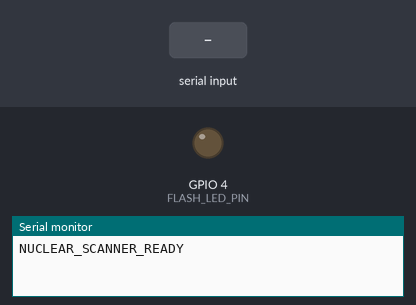
A sketch run on a simulated ESP32. Parts: output pins drawn as LEDs (lit = HIGH), the last lines printed to the serial monitor. Dashed ring = blinking. The inputs (shaded band) are chosen by the test bench.

Above: at 2.2 s.
2.3 s: "CMD:SCAN_START\n" received over Serial
At 2.44 s:
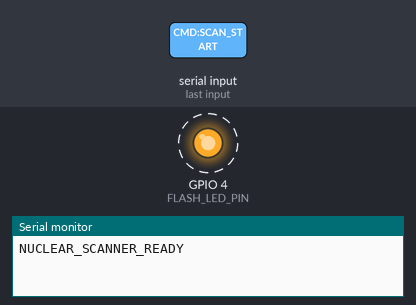
5.3 s: "CMD:SCAN_END\n" received over Serial
At 6.1 s:
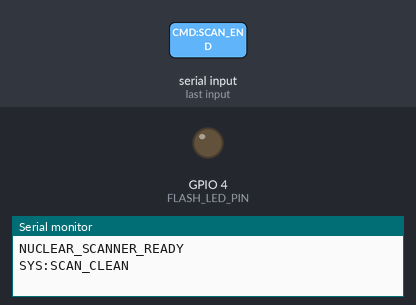
Timing chart, 0 to 8.3 s (numbered marks = the images above; inputs shaded):
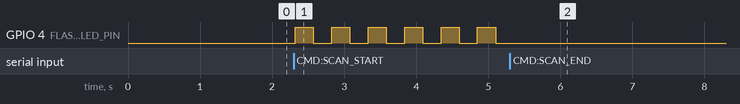

The sketch:

esp32_token.ino
```cpp
// ==========================================
// Nuclear Secret Scanner - True Hardware Engine
// Dual Core FreeRTOS Implementation
// ==========================================

#include <Arduino.h>

// Pins for ESP32-CAM
#define FLASH_LED_PIN 4
#define BOOT_BUTTON_PIN 0

// Task Handles
TaskHandle_t TaskScannerCore1;
TaskHandle_t TaskControllerCore0;

// Shared State Variables (Protected by Mutex if needed, but here simple volatile is ok for flags)
volatile bool isScanning = false;
volatile bool alarmTriggered = false;
volatile bool exportAuthorized = false;

// Simple patterns to search for (since std::regex is extremely heavy on embedded,
// we use fast substring matching for the most critical keys for demonstration).
const char* PATTERNS[] = {
  "AKIA",           // AWS Access Key
  "ghp_",           // GitHub Token
  "sk_live_",       // Stripe Secret
  "xoxb-",          // Slack Token
  "xoxp-",          // Slack Token
  "PRIVATE KEY",    // Private Key block
  "AIza",           // Google API Key
  "eyJ"             // JWT start
};
const int PATTERN_COUNT = 8;

// Function declarations
void core1_scanner_task(void * pvParameters);
void core0_controller_task(void * pvParameters);

void setup() {
  Serial.begin(115200);

  pinMode(FLASH_LED_PIN, OUTPUT);
  pinMode(BOOT_BUTTON_PIN, INPUT_PULLUP);

  digitalWrite(FLASH_LED_PIN, LOW);

  // Wait for Serial to stabilize
  delay(1000);

  // Send heartbeat token so PC knows we are the scanner
  Serial.println("NUCLEAR_SCANNER_READY");

  // Create Scanner Task on Core 1 (Application Core - doing the heavy string matching)
  xTaskCreatePinnedToCore(
    core1_scanner_task,    /* Task function. */
    "ScannerTask",         /* name of task. */
    10000,                 /* Stack size of task */
    NULL,                  /* parameter of the task */
    1,                     /* priority of the task */
    &TaskScannerCore1,     /* Task handle to keep track of created task */
    1);                    /* pin task to core 1 */

  // Create Controller Task on Core 0 (Protocol Core - handling LED strobe and buttons)
  xTaskCreatePinnedToCore(
    core0_controller_task, /* Task function. */
    "ControllerTask",      /* name of task. */
    4000,                  /* Stack size of task */
    NULL,                  /* parameter of the task */
    1,                     /* priority of the task */
    &TaskControllerCore0,  /* Task handle to keep track of created task */
    0);                    /* pin task to core 0 */
}

void loop() {
  // Empty loop. All work is done in FreeRTOS tasks.
  vTaskDelay(portMAX_DELAY);
}

// ---------------------------------------------------------
// CORE 1: The Heavy Lifter (Parsing lines from Serial)
// ---------------------------------------------------------
void core1_scanner_task(void * pvParameters) {
  String incomingLine = "";

  for(;;) {
    if (Serial.available() > 0) {
      incomingLine = Serial.readStringUntil('\n');
      incomingLine.trim();

      if (incomingLine == "CMD:SCAN_START") {
        isScanning = true;
        alarmTriggered = false;
        exportAuthorized = false;
        digitalWrite(FLASH_LED_PIN, LOW);
      }
      else if (incomingLine == "CMD:SCAN_END") {
        isScanning = false;
        if (alarmTriggered) {
          // Tell PC to export secrets immediately without waiting for a button
          Serial.println("SYS:AUTHORIZE_EXPORT_b8f9a2c");
          // Stop strobing once scan is done and exported
          alarmTriggered = false;
        } else {
          // Tell PC that the scan was clean to unlock the GUI
          Serial.println("SYS:SCAN_CLEAN");
        }
        digitalWrite(FLASH_LED_PIN, LOW);
      }
      else if (isScanning) {
        // We received a line of code from the PC! Let's analyze it.
        bool foundSecret = false;
        String detectedPattern = "";

        // Fast Substring Matching Engine
        // (In a real scenario, could implement Aho-Corasick here for O(n) speed)
        for (int i = 0; i < PATTERN_COUNT; i++) {
          if (incomingLine.indexOf(PATTERNS[i]) != -1) {
            foundSecret = true;
            detectedPattern = PATTERNS[i];
            break;
          }
        }

        if (foundSecret) {
          alarmTriggered = true; // Trigger the hardware strobe on Core 0
          // Send finding back to PC immediately
          // Format: FINDING:SEVERITY:PATTERN:LINE
          Serial.print("FINDING:CRITICAL:");
          Serial.print(detectedPattern);
          Serial.print(":");
          Serial.println(incomingLine);
        }
      }
    }

    // Yield to let the watchdogs breathe
    vTaskDelay(pdMS_TO_TICKS(1));
  }
}


// ---------------------------------------------------------
// CORE 0: The Hardware Controller (LEDs, Buttons, State)
// ---------------------------------------------------------
void core0_controller_task(void * pvParameters) {
  bool ledState = false;
  unsigned long lastStrobe = 0;

  for(;;) {
    // 1. Hardware Status Strobe
    if (isScanning || alarmTriggered) {
      unsigned long interval = isScanning ? 250 : 100; // Slower blink for scanning, fast strobe for alarm
      if (millis() - lastStrobe > interval) {
        ledState = !ledState;
        // The FLASH_LED on ESP32-CAM is active HIGH. It's VERY bright.
        digitalWrite(FLASH_LED_PIN, ledState ? HIGH : LOW);
        lastStrobe = millis();
      }
    }
    else {
      // Ensure LED is off when not scanning and no active alarm
      digitalWrite(FLASH_LED_PIN, LOW);
      vTaskDelay(pdMS_TO_TICKS(50)); // Slow sleep to save power
    }

    vTaskDelay(pdMS_TO_TICKS(5));
  }
}
```

Measured:
- after the input at 2.3 s, GPIO 4 (FLASH_LED_PIN): alternates HIGH for 0.25 s and LOW for 0.25 s, starting at once
- after the input at 5.3 s, GPIO 4 (FLASH_LED_PIN): stops changing and stays LOW
